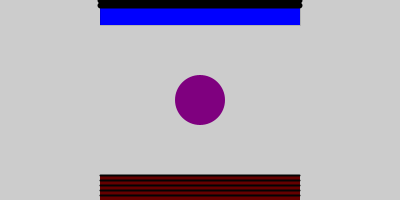
Frame 1 (no input)
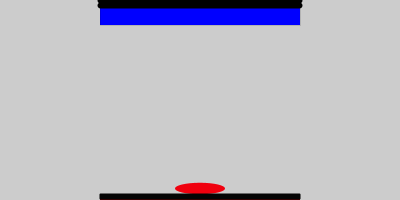
Frame 60 (the mouse pressed at the canvas centre just before this capture)
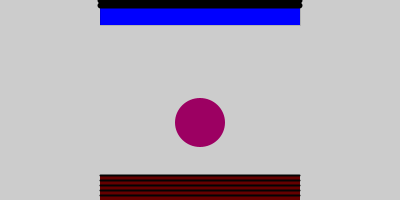
Frame 120 (the mouse held since frame 60 and released just before this capture)

The Processing sketch that drew these frames (run headless with seeded random() and noise(); from frame 60 on, the mouse is pressed at the canvas centre):

// Processing sketch: processing_147852
// ── processing_147852.pde

float xPosition;
float yPosition;
float yDirection;
 
float xSize;
float ySize;
float yBounceSize;
float yBounceSizeTop;
float yBounceSizeBottom;
float yLineTop;
float yLineBottom;
float xLineStart;
float xLineEnd;
float xMouseStart;
float xMouseMove;
 void setup() {
  size(400,200);
  frameRate(60);
  smooth();
  xPosition = width/2;
  yPosition = height/2;
  yDirection = 1.5;
  xSize = 50;
  ySize = 50;
  yBounceSize = ySize;
  yBounceSizeTop = yBounceSize;
  yBounceSizeBottom = yBounceSize;
}
  
void draw() {
  background(204);
  rectMode(CENTER);
  noStroke();
  float percentage = (yPosition/(height/100));
  float green = (percentage/100)*255;
  float orange = 255-((percentage/100)*255);
  fill(green,0,orange);
  ellipse(xPosition, yPosition, xSize, yBounceSize);
 xLineStart=xPosition-(width*0.25);
  xLineEnd=xPosition+(width*0.25)-1;
  yLineBottom = height-(yBounceSizeBottom/2);
   strokeWeight(0);
  fill(100,0,0);
  rect(xPosition,yLineBottom+(yBounceSizeBottom/4),width*0.5,yBounceSizeBottom/2);
 strokeWeight(2);
  stroke(4);
  line(xLineStart,yLineBottom,xLineEnd,yLineBottom);
  line(xLineStart,yLineBottom+((yBounceSizeBottom/2)*0.2),xLineEnd,yLineBottom+((yBounceSizeBottom/2)*0.2));
  line(xLineStart,yLineBottom+((yBounceSizeBottom/2)*0.4),xLineEnd,yLineBottom+((yBounceSizeBottom/2)*0.4));
  line(xLineStart,yLineBottom+((yBounceSizeBottom/2)*0.6),xLineEnd,yLineBottom+((yBounceSizeBottom/2)*0.6));
  line(xLineStart,yLineBottom+((yBounceSizeBottom/2)*0.8),xLineEnd,yLineBottom+((yBounceSizeBottom/2)*0.8));
  yLineTop = yBounceSizeTop/10;
   strokeWeight(0);
  fill(0,0,255);
  rect(xPosition,yBounceSizeTop/4,width*0.5,yBounceSizeTop/2);
  strokeWeight(6);
  stroke(0);
  line(xLineStart,yLineTop,xLineEnd,yLineTop);
  line(xLineStart,yLineTop-((yBounceSizeTop/2)*0.2),xLineEnd,yLineTop-((yBounceSizeTop/2)*0.2));
  line(xLineStart,yLineTop-((yBounceSizeTop/2)*0.4),xLineEnd,yLineTop-((yBounceSizeTop/2)*0.4));
  line(xLineStart,yLineTop-((yBounceSizeTop/2)*0.6),xLineEnd,yLineTop-((yBounceSizeTop/2)*0.6));
  line(xLineStart,yLineTop-((yBounceSizeTop/2)*0.8),xLineEnd,yLineTop-((yBounceSizeTop/2)*0.8));
    yPosition = yPosition + yDirection;
   if (yPosition >= height || yPosition <= 0) {
    yDirection = yDirection*(-1);
  }
 if (yPosition > height-ySize) {
    yBounceSize = height-yPosition;
    yBounceSizeBottom = yBounceSize;
  } else if (yPosition < ySize) {
    yBounceSize = yPosition;
    yBounceSizeTop = yBounceSize;
  }
}
  void mousePressed() {
  xMouseStart = mouseX;
}
 void mouseDragged() {
  xMouseMove = mouseX-xMouseStart;
  xMouseStart = mouseX;
  xPosition = constrain(xPosition + xMouseMove,width*0.25,width*0.75);
}
